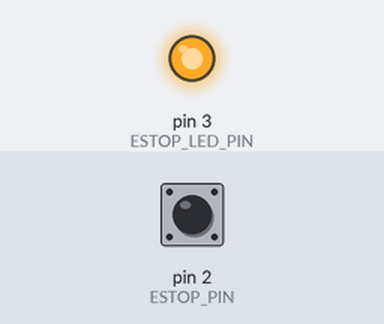
A sketch run on a simulated Arduino Uno, built with avr-gcc and run on an emulated ATmega328P. Shown: output pins drawn as LEDs (lit = HIGH). Inputs (shaded band) come from the test bench; at power-on: pin 2 (ESTOP_PIN) LOW. What the sketch prints to the serial monitor is not drawn.

Above: at 1.8 s.
1.9 s: pin 2 (ESTOP_PIN) pulled HIGH for 0.15 s
At 2.0 s:
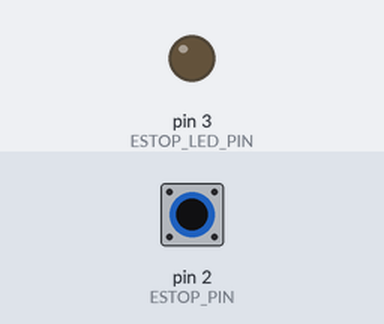
3.6 s: pin 2 (ESTOP_PIN) pulled HIGH for 3.2 s
At 7.9 s:
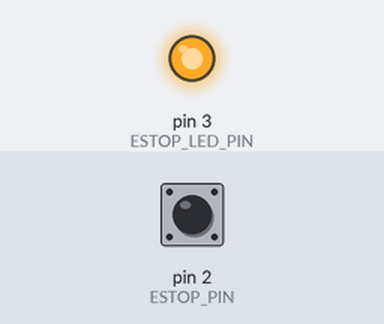
Timing chart, 0 to 9.4 s (numbered marks = the images above; inputs shaded):
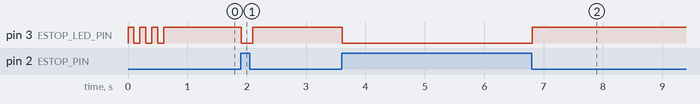

The sketch:

ESTOP_Remote.ino
```cpp
#include "RF24Network.h"
#include "RF24.h"
#include "RF24Mesh.h"
#include <SPI.h>
#include "printf.h"

#define nodeID 1
#define ESTOP_PIN 2
#define ESTOP_LED_PIN 3

RF24 radio(8, 9);
RF24Network network(radio);
RF24Mesh mesh(radio, network);

void setup() {
  Serial.begin(115200);
  printf_begin();

  pinMode(ESTOP_PIN, INPUT);
  pinMode(ESTOP_LED_PIN, OUTPUT);
  digitalWrite(ESTOP_LED_PIN, LOW);

  //radio.printDetails();
  mesh.setNodeID(nodeID);
  // Connect to the mesh
  Serial.print(F("Connecting to the mesh..."));

  uint64_t startTime = millis();
  while (!mesh.begin()) {
    if (millis() - startTime > 250) {
      digitalWrite(ESTOP_LED_PIN, !digitalRead(ESTOP_LED_PIN));
      startTime = millis();
    }
  }

  Serial.println("Connected!");
  for (int i = 0; i < 3; i++) {
    digitalWrite(ESTOP_LED_PIN, HIGH);
    delay(100);
    digitalWrite(ESTOP_LED_PIN, LOW);
    delay(100);
  }

}

void loop() {
  mesh.update();

  uint8_t ESTOP_State = digitalRead(ESTOP_PIN);
  digitalWrite(ESTOP_LED_PIN, !ESTOP_State);

  printf("Transmitting State: %d...", ESTOP_State);
  if (!mesh.write(&ESTOP_State, 'S', sizeof(ESTOP_State))) {
    if ( ! mesh.checkConnection() ) {
      //refresh the network address
      Serial.println("Renewing Address");
      mesh.renewAddress();
    } else {
      Serial.println("Send fail, Test OK");
    }
  } else {
    Serial.println("Send OK");
  }

  delay(100);

}
```

Measured:
- after the input at 1.9 s, pin 3 (ESTOP_LED_PIN): HIGH → LOW at once, → HIGH 0.20 s later
- after the input at 3.6 s, pin 3 (ESTOP_LED_PIN): HIGH → LOW at once, → HIGH 3.2 s later
- by itself, pin 3 (ESTOP_LED_PIN): alternates HIGH for 0.10 s and LOW for 0.10 s, 6 changes in all, then stays HIGH
